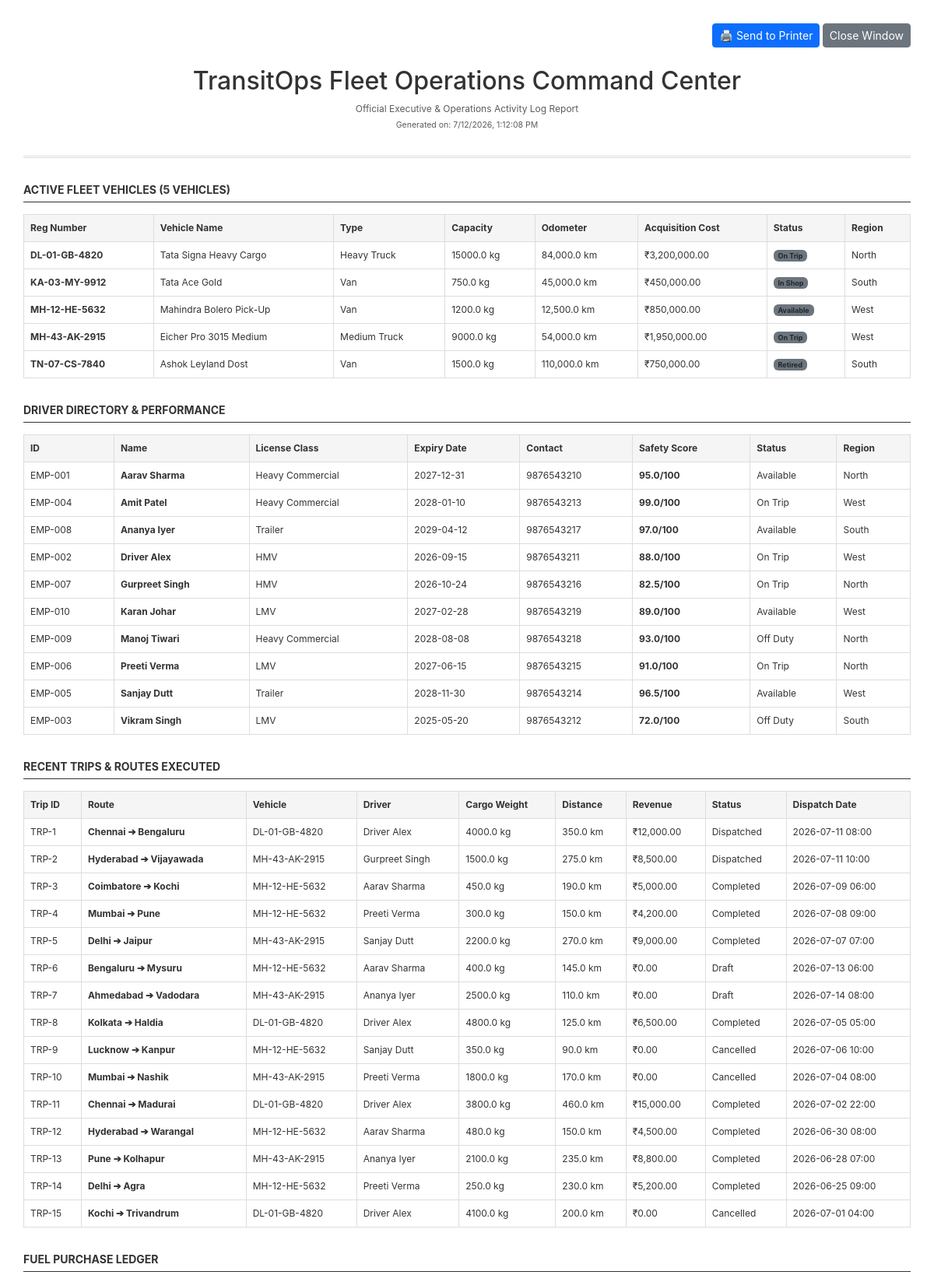
Page /reports/print (signed in, upper part) on the committed database.
### tables this page shows
CREATE TABLE vehicles (
            id INTEGER PRIMARY KEY AUTOINCREMENT,
            registration_number TEXT UNIQUE NOT NULL,
            name TEXT NOT NULL,
            type TEXT NOT NULL,
            max_load_capacity REAL NOT NULL,
            odometer REAL NOT NULL,
            acquisition_cost REAL NOT NULL,
            status TEXT NOT NULL DEFAULT 'Available',
            region TEXT NOT NULL
        );

CREATE TABLE drivers (
            id INTEGER PRIMARY KEY AUTOINCREMENT,
            name TEXT NOT NULL,
            license_number TEXT UNIQUE NOT NULL,
            license_category TEXT NOT NULL,
            license_expiry_date TEXT NOT NULL,
            contact_number TEXT NOT NULL,
            safety_score REAL NOT NULL DEFAULT 100.0,
            status TEXT NOT NULL DEFAULT 'Available',
            employee_id TEXT UNIQUE,
            email TEXT,
            address TEXT,
            region TEXT,
            date_joined TEXT,
            assigned_vehicle_id INTEGER,
            FOREIGN KEY (assigned_vehicle_id) REFERENCES vehicles(id)
        );

CREATE TABLE trips (
            id INTEGER PRIMARY KEY AUTOINCREMENT,
            source TEXT NOT NULL,
            destination TEXT NOT NULL,
            vehicle_id INTEGER NOT NULL,
            driver_id INTEGER NOT NULL,
            cargo_weight REAL NOT NULL,
            planned_distance REAL NOT NULL,
            status TEXT NOT NULL DEFAULT 'Draft',
            revenue REAL NOT NULL DEFAULT 0.0,
            fuel_consumed REAL,
            created_at TIMESTAMP DEFAULT CURRENT_TIMESTAMP,
            dispatch_date TEXT,
            expected_return TEXT,
            actual_return TEXT,
            purpose TEXT,
            cargo_description TEXT,
            notes TEXT,
            source_latitude REAL,
            source_longitude REAL,
            destination_latitude REAL,
            destination_longitude REAL,
            FOREIGN KEY (vehicle_id) REFERENCES vehicles(id),
            FOREIGN KEY (driver_id) REFERENCES drivers(id)
        );

### app.py (the view)
@app.route('/reports/print')
def reports_print():
    report_type = request.args.get('type', 'all')
    conn = get_db_connection()
    vehicles = conn.execute('SELECT * FROM vehicles ORDER BY registration_number').fetchall()
    drivers = conn.execute('SELECT * FROM drivers ORDER BY name').fetchall()
    trips = conn.execute('SELECT t.*, v.registration_number as vehicle_reg, d.name as driver_name FROM trips t JOIN vehicles v ON t.vehicle_id = v.id JOIN drivers d ON t.driver_id = d.id ORDER BY t.created_at DESC').fetchall()
    fuel = conn.execute('SELECT f.*, v.registration_number as vehicle_reg FROM fuel_logs f JOIN vehicles v ON f.vehicle_id = v.id ORDER BY f.date DESC').fetchall()
    maintenance = conn.execute('SELECT m.*, v.registration_number as vehicle_reg FROM maintenance_logs m JOIN vehicles v ON m.vehicle_id = v.id ORDER BY m.start_date DESC').fetchall()
    expenses = conn.execute('SELECT e.*, v.registration_number as vehicle_reg FROM expenses e JOIN vehicles v ON e.vehicle_id = v.id ORDER BY e.date DESC').fetchall()
    conn.close()
    return render_template(
        'print_report.html',
        report_type=report_type,
        vehicles=vehicles,
        drivers=drivers,
        trips=trips,
        fuel=fuel,
        maintenance=maintenance,
        expenses=expenses
    )

### app.py (called while the page is built, shortened)
@app.before_request
def require_login():
    allowed_routes = ['login', 'static']
    if request.endpoint not in allowed_routes and 'user_id' not in session:
        if request.path.startswith('/api/'):
            return jsonify({'error': 'Unauthorized access.'}), 401
        return redirect(url_for('login'))

@app.context_processor
def inject_driver_trip():
    return {'current_driver_id': None, 'active_trip_id': None}

### database.py (called while the page is built)
def get_db_connection():
    conn = sqlite3.connect(DB_FILE)
    conn.row_factory = sqlite3.Row
    conn.execute('PRAGMA foreign_keys = ON')
    return conn

### templates/print_report.html (shortened to what this page needs)
<!DOCTYPE html>
<html lang="en">
<head>
    <link href="https://cdn.jsdelivr.net/npm/bootstrap@5.3.0/dist/css/bootstrap.min.css" rel="stylesheet">
</head>
<body>
    <div class="no-print mb-4 text-end">
        <button onclick="window.print()" class="btn btn-primary btn-sm">🖨️ Send to Printer</button>
        <button onclick="window.close()" class="btn btn-secondary btn-sm">Close Window</button>
    </div>
    <div class="header-print text-center">
        <h2>TransitOps Fleet Operations Command Center</h2>
        <p class="text-muted mb-1">Official Executive &amp; Operations Activity Log Report</p>
        <p class="text-muted small">Generated on: <span id="gen-date"></span></p>
    </div>
    {% if report_type == 'all' or report_type == 'vehicle' %}
    <div>
        <div class="section-title">Active Fleet Vehicles ({{ vehicles|length }} Vehicles)</div>
        <table>
            <thead>
                <tr>
                    <th>Reg Number</th>
                    <th>Vehicle Name</th>
                    <th>Type</th>
                    <th>Capacity</th>
                    <th>Odometer</th>
                    <th>Acquisition Cost</th>
                    <th>Status</th>
                    <th>Region</th>
                </tr>
            </thead>
            <tbody>
                {% for v in vehicles %}
                <tr>
                    <td><strong>{{ v.registration_number }}</strong></td>
                    <td>{{ v.name }}</td>
                    <td>{{ v.type }}</td>
                    <td>{{ v.max_load_capacity }} kg</td>
                    <td>{{ "{:,}".format(v.odometer) }} km</td>
                    <td>₹{{ "{:,.2f}".format(v.acquisition_cost) }}</td>
                    <td><span class="badge bg-secondary text-dark">{{ v.status }}</span></td>
                    <td>{{ v.region }}</td>
                </tr>
                {% endfor %}
            </tbody>
        </table>
    </div>
    {% endif %}
    {% if report_type == 'all' or report_type == 'driver' %}
    <div class="{% if report_type == 'all' %}page-break{% endif %}">
        <div class="section-title">Driver Directory &amp; Performance</div>
        <table>
            <thead>
                <tr>
                    <th>ID</th>
                    <th>Name</th>
                    <th>License Class</th>
                    <th>Expiry Date</th>
                    <th>Contact</th>
                    <th>Safety Score</th>
                    <th>Status</th>
                    <th>Region</th>
                </tr>
            </thead>
            <tbody>
                {% for d in drivers %}
                <tr>
                    <td>{{ d.employee_id }}</td>
                    <td><strong>{{ d.name }}</strong></td>
                    <td>{{ d.license_category }}</td>
                    <td>{{ d.license_expiry_date }}</td>
                    <td>{{ d.contact_number }}</td>
                    <td><strong>{{ d.safety_score }}/100</strong></td>
                    <td>{{ d.status }}</td>
                    <td>{{ d.region }}</td>
                </tr>
                {% endfor %}
            </tbody>
        </table>
    </div>
    {% endif %}
    {% if report_type == 'all' or report_type == 'trip' %}
    <div class="{% if report_type == 'all' %}page-break{% endif %}">
        <div class="section-title">Recent Trips &amp; Routes Executed</div>
        <table>
            <thead>
                <tr>
                    <th>Trip ID</th>
                    <th>Route</th>
                    <th>Vehicle</th>
                    <th>Driver</th>
                    <th>Cargo Weight</th>
                    <th>Distance</th>
                    <th>Revenue</th>
                    <th>Status</th>
                    <th>Dispatch Date</th>
                </tr>
            </thead>
            <tbody>
                {% for t in trips %}
                <tr>
                    <td>TRP-{{ t.id }}</td>
                    <td><strong>{{ t.source }} ➔ {{ t.destination }}</strong></td>
                    <td>{{ t.vehicle_reg }}</td>
                    <td>{{ t.driver_name }}</td>
                    <td>{{ t.cargo_weight }} kg</td>
                    <td>{{ t.planned_distance }} km</td>
                    <td>₹{{ "{:,.2f}".format(t.revenue) }}</td>
                    <td>{{ t.status }}</td>
                    <td>{{ t.dispatch_date }}</td>
                </tr>
                {% endfor %}
            </tbody>
        </table>
    </div>
    {% endif %}
    {% if report_type == 'all' or report_type == 'fuel' %}
    <div class="{% if report_type == 'all' %}page-break{% endif %}">
        <div class="section-title">Fuel Purchase Ledger</div>
    </div>
    {% endif %}
</body>
</html>

### templates/print_report.html (style rules this page uses)
body { font-family: 'Inter', sans-serif; font-size: 12px; color: #333; background: #fff; padding: 30px; }
.header-print { border-bottom: 3px double #ddd; padding-bottom: 15px; margin-bottom: 30px; }
.section-title { font-size: 14px; font-weight: bold; text-transform: uppercase; border-bottom: 1px solid #333; padding-bottom: 5px; margin-top: 30px; margin-bottom: 15px; }
table { width: 100%; border-collapse: collapse; margin-bottom: 20px; }
th, td { border: 1px solid #ddd; padding: 8px; text-align: left; }
th { background-color: #f5f5f5 !important; font-weight: bold; }

### rows in the picture
vehicles: registration_number "DL-01-GB-4820", name "Tata Signa Heavy Cargo", type "Heavy Truck", max_load_capacity "15000.0", odometer "84,000.0", acquisition_cost "3,200,000.00", status "On Trip", region "North"
vehicles: registration_number "KA-03-MY-9912", name "Tata Ace Gold", type "Van", max_load_capacity "750.0", odometer "45,000.0", acquisition_cost "450,000.00", status "In Shop", region "South"
vehicles: registration_number "MH-12-HE-5632", name "Mahindra Bolero Pick-Up", type "Van", max_load_capacity "1200.0", odometer "12,500.0", acquisition_cost "850,000.00", status "Available", region "West"
vehicles: registration_number "MH-43-AK-2915", name "Eicher Pro 3015 Medium", type "Medium Truck", max_load_capacity "9000.0", odometer "54,000.0", acquisition_cost "1,950,000.00", status "On Trip", region "West"
vehicles: registration_number "TN-07-CS-7840", name "Ashok Leyland Dost", type "Van", max_load_capacity "1500.0", odometer "110,000.0", acquisition_cost "750,000.00", status "Retired", region "South"
drivers: employee_id "EMP-001", name "Aarav Sharma", license_category "Heavy Commercial", license_expiry_date "2027-12-31", contact_number "9876543210", safety_score "95.0", status "Available", region "North"
drivers: employee_id "EMP-004", name "Amit Patel", license_category "Heavy Commercial", license_expiry_date "2028-01-10", contact_number "9876543213", safety_score "99.0", status "On Trip", region "West"
drivers: employee_id "EMP-008", name "Ananya Iyer", license_category "Trailer", license_expiry_date "2029-04-12", contact_number "9876543217", safety_score "97.0", status "Available", region "South"
drivers: employee_id "EMP-002", name "Driver Alex", license_category "HMV", license_expiry_date "2026-09-15", contact_number "9876543211", safety_score "88.0", status "On Trip", region "West"
drivers: employee_id "EMP-007", name "Gurpreet Singh", license_category "HMV", license_expiry_date "2026-10-24", contact_number "9876543216", safety_score "82.5", status "On Trip", region "North"
drivers: employee_id "EMP-010", name "Karan Johar", license_category "LMV", license_expiry_date "2027-02-28", contact_number "9876543219", safety_score "89.0", status "Available", region "West"
drivers: employee_id "EMP-009", name "Manoj Tiwari", license_category "Heavy Commercial", license_expiry_date "2028-08-08", contact_number "9876543218", safety_score "93.0", status "Off Duty", region "North"
drivers: employee_id "EMP-006", name "Preeti Verma", license_category "LMV", license_expiry_date "2027-06-15", contact_number "9876543215", safety_score "91.0", status "On Trip", region "North"
drivers: employee_id "EMP-005", name "Sanjay Dutt", license_category "Trailer", license_expiry_date "2028-11-30", contact_number "9876543214", safety_score "96.5", status "Available", region "West"
drivers: employee_id "EMP-003", name "Vikram Singh", license_category "LMV", license_expiry_date "2025-05-20", contact_number "9876543212", safety_score "72.0", status "Off Duty", region "South"
trips: id "1", source "Chennai", destination "Bengaluru", vehicle_reg "DL-01-GB-4820", driver_name "Driver Alex", cargo_weight "4000.0", planned_distance "350.0", revenue "12,000.00", status "Dispatched", dispatch_date "2026-07-11 08:00"
trips: id "2", source "Hyderabad", destination "Vijayawada", vehicle_reg "MH-43-AK-2915", driver_name "Gurpreet Singh", cargo_weight "1500.0", planned_distance "275.0", revenue "8,500.00", status "Dispatched", dispatch_date "2026-07-11 10:00"
trips: id "3", source "Coimbatore", destination "Kochi", vehicle_reg "MH-12-HE-5632", driver_name "Aarav Sharma", cargo_weight "450.0", planned_distance "190.0", revenue "5,000.00", status "Completed", dispatch_date "2026-07-09 06:00"
trips: id "4", source "Mumbai", destination "Pune", vehicle_reg "MH-12-HE-5632", driver_name "Preeti Verma", cargo_weight "300.0", planned_distance "150.0", revenue "4,200.00", status "Completed", dispatch_date "2026-07-08 09:00"
trips: id "5", source "Delhi", destination "Jaipur", vehicle_reg "MH-43-AK-2915", driver_name "Sanjay Dutt", cargo_weight "2200.0", planned_distance "270.0", revenue "9,000.00", status "Completed", dispatch_date "2026-07-07 07:00"
trips: id "6", source "Bengaluru", destination "Mysuru", vehicle_reg "MH-12-HE-5632", driver_name "Aarav Sharma", cargo_weight "400.0", planned_distance "145.0", revenue "0.00", status "Draft", dispatch_date "2026-07-13 06:00"
trips: id "7", source "Ahmedabad", destination "Vadodara", vehicle_reg "MH-43-AK-2915", driver_name "Ananya Iyer", cargo_weight "2500.0", planned_distance "110.0", revenue "0.00", status "Draft", dispatch_date "2026-07-14 08:00"
trips: id "8", source "Kolkata", destination "Haldia", vehicle_reg "DL-01-GB-4820", driver_name "Driver Alex", cargo_weight "4800.0", planned_distance "125.0", revenue "6,500.00", status "Completed", dispatch_date "2026-07-05 05:00"
trips: id "9", source "Lucknow", destination "Kanpur", vehicle_reg "MH-12-HE-5632", driver_name "Sanjay Dutt", cargo_weight "350.0", planned_distance "90.0", revenue "0.00", status "Cancelled", dispatch_date "2026-07-06 10:00"
trips: id "10", source "Mumbai", destination "Nashik", vehicle_reg "MH-43-AK-2915", driver_name "Preeti Verma", cargo_weight "1800.0", planned_distance "170.0", revenue "0.00", status "Cancelled", dispatch_date "2026-07-04 08:00"
trips: id "11", source "Chennai", destination "Madurai", vehicle_reg "DL-01-GB-4820", driver_name "Driver Alex", cargo_weight "3800.0", planned_distance "460.0", revenue "15,000.00", status "Completed", dispatch_date "2026-07-02 22:00"
trips: id "12", source "Hyderabad", destination "Warangal", vehicle_reg "MH-12-HE-5632", driver_name "Aarav Sharma", cargo_weight "480.0", planned_distance "150.0", revenue "4,500.00", status "Completed", dispatch_date "2026-06-30 08:00"
trips: id "13", source "Pune", destination "Kolhapur", vehicle_reg "MH-43-AK-2915", driver_name "Ananya Iyer", cargo_weight "2100.0", planned_distance "235.0", revenue "8,800.00", status "Completed", dispatch_date "2026-06-28 07:00"
trips: id "14", source "Delhi", destination "Agra", vehicle_reg "MH-12-HE-5632", driver_name "Preeti Verma", cargo_weight "250.0", planned_distance "230.0", revenue "5,200.00", status "Completed", dispatch_date "2026-06-25 09:00"
trips: id "15", source "Kochi", destination "Trivandrum", vehicle_reg "DL-01-GB-4820", driver_name "Driver Alex", cargo_weight "4100.0", planned_distance "200.0", revenue "0.00", status "Cancelled", dispatch_date "2026-07-01 04:00"

### other values in the picture
{{ vehicles|length }} "5"
